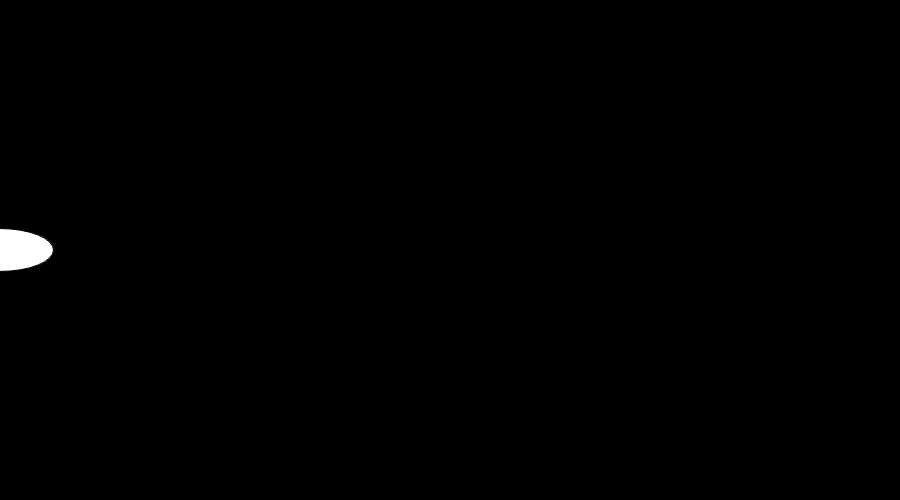
Frame 1 (no input)
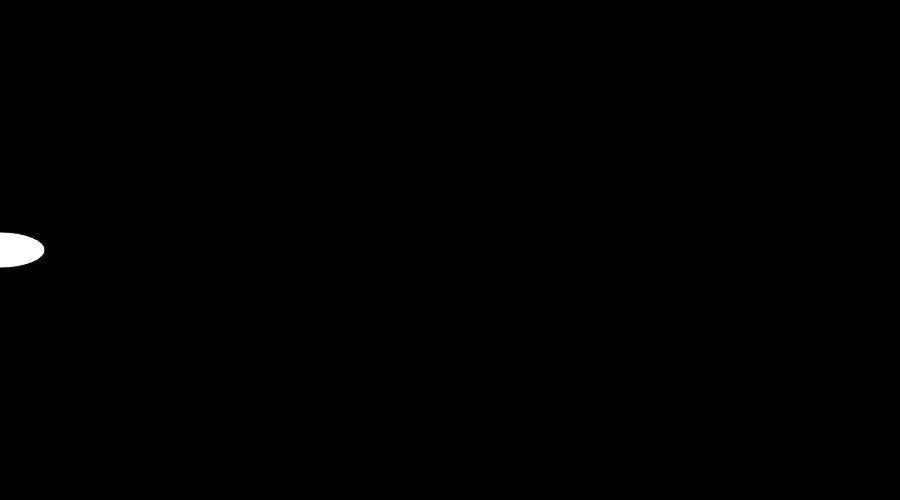
Frame 60 (no input)
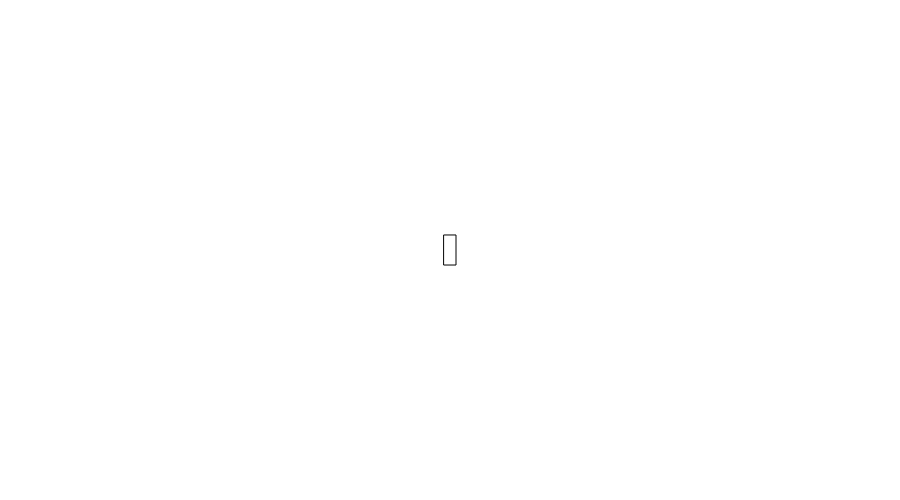
Frame 120 (the mouse pressed at the canvas centre since frame 60)

The p5.js sketch that drew these frames (run headless with seeded random() and noise() and a simulated clock; from frame 60 on, the mouse is pressed at the canvas centre):

// p5.js sketch
// ── sketch.js
function setup() {
  createCanvas(900,500);
  background(20);
  fill(255);
  rectMode(CENTER);
}

function draw() {
  background(0);
  let r = random(30);
  let m = mouseX;
  //math 2 + 2 = 4
  //concatonation num + "string"
  //let answer = 3 + " is three";

  console.log("mouseX is " + m + " and random is " + r);
  //console log allows u to put anything u want in the console log
    //inspect -> console tab
  
    if (m < width/2)  { //true runs
    background(m);
    ellipse(m, height/2, r * 5, r * 2);
  } else { //false runs
    background(width -m );
    rect(m, height/2, r * 2, r * 5);
  }
}

  // if (mouseX < 100); {
  //   ellipse(100, 100, 200, 200);
  // }
